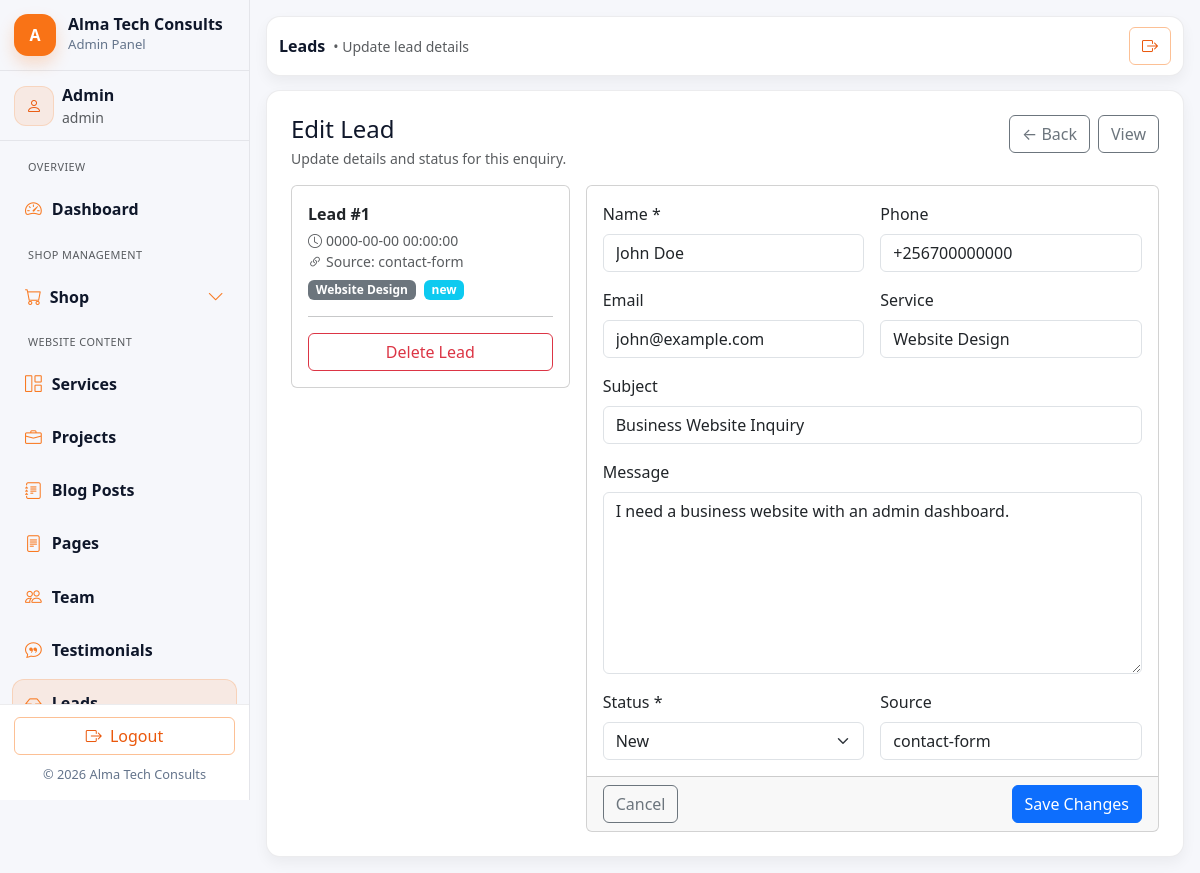
The app's page /admin/leads/edit.php?id=1 with its own data.
### tables this page shows
CREATE TABLE `leads` (
  `id` int(11) NOT NULL,
  `name` varchar(120) NOT NULL,
  `phone` varchar(50) NOT NULL,
  `email` varchar(120) DEFAULT '',
  `service` varchar(120) NOT NULL,
  `subject` varchar(200) DEFAULT '',
  `message` text NOT NULL,
  `status` enum('new','in_progress','closed') NOT NULL DEFAULT 'new',
  `source` varchar(100) NOT NULL DEFAULT 'website',
  `created_at` datetime NOT NULL,
  `updated_at` datetime DEFAULT NULL
);

### includes/helpers.php (called while the page is built, shortened)
<?php
if (!function_exists('h')) {
  function h($s): string {
    return htmlspecialchars((string)$s, ENT_QUOTES, 'UTF-8');
  }
}

### admin/leads/edit.php (the view, shortened to what this page needs)
<?php
require_once __DIR__ . '/../includes/admin_header.php';
require_once __DIR__ . '/../includes/admin_sidebar.php';
require_once __DIR__ . '/../../includes/helpers.php';
require_once __DIR__ . '/../../includes/db.php';
$db = $GLOBALS['db'] ?? $mysqli ?? null;
$id = (int)($_GET['id'] ?? 0);
$allowedStatus = ['new','contacted','won','lost','spam'];
$stmt = $db->prepare("
  SELECT id, name, phone, email, service, subject, message, status, source, created_at
  FROM leads
  WHERE id = ?
  LIMIT 1
");
$stmt->bind_param("i", $id);
$stmt->execute();
$stmt->bind_result($rid, $name, $phone, $email, $service, $subject, $message, $status, $source, $created_at);
$lead = null;
if ($stmt->fetch()) {
  $lead = [
    'id' => (int)$rid,
    'name' => (string)($name ?? ''),
    'phone' => (string)($phone ?? ''),
    'email' => (string)($email ?? ''),
    'service' => (string)($service ?? ''),
    'subject' => (string)($subject ?? ''),
    'message' => (string)($message ?? ''),
    'status' => (string)($status ?? 'new'),
    'source' => (string)($source ?? 'website'),
    'created_at' => (string)($created_at ?? ''),
  ];
}
?>
<div class="admin-main">
  <?php require_once __DIR__ . '/../includes/admin_topbar.php'; ?>
  <div class="admin-card p-4">
    <div class="d-flex flex-wrap justify-content-between align-items-start gap-2 mb-3">
      <div>
        <h4 class="mb-1">Edit Lead</h4>
        <div class="text-muted small">Update details and status for this enquiry.</div>
      </div>
      <div class="d-flex gap-2">
        <a class="btn btn-outline-secondary" href="list.php">← Back</a>
        <a class="btn btn-outline-secondary" href="view.php?id=<?= (int)$lead['id'] ?>">View</a>
      </div>
    </div>
    <div class="row g-3">
      <div class="col-12 col-lg-4">
        <div class="card">
          <div class="card-body">
            <div class="fw-semibold mb-1">Lead #<?= (int)$lead['id'] ?></div>
            <div class="small text-muted mb-2">
              <div><i class="bi bi-clock me-1"></i><?= h($lead['created_at']) ?></div>
              <div><i class="bi bi-link-45deg me-1"></i>Source: <?= h($lead['source'] ?: 'website') ?></div>
            </div>
            <div class="d-flex flex-wrap gap-2">
              <span class="badge bg-secondary"><?= h($lead['service'] ?: '-') ?></span>
              <span class="badge bg-info"><?= h($lead['status']) ?></span>
            </div>
            <hr>
            <form method="post" action="delete.php" onsubmit="return confirm('Delete this lead? This cannot be undone.');">
              <button class="btn btn-outline-danger w-100" type="submit">
                Delete Lead
              </button>
            </form>
          </div>
        </div>
      </div>
      <div class="col-12 col-lg-8">
        <form class="card" method="post" action="">
          <div class="card-body">
            <div class="row g-3">
              <div class="col-12 col-md-6">
                <label class="form-label">Name *</label>
                <input class="form-control" name="name" value="<?= h($lead['name']) ?>" required>
              </div>
              <div class="col-12 col-md-6">
                <label class="form-label">Phone</label>
                <input class="form-control" name="phone" value="<?= h($lead['phone']) ?>">
              </div>
              <div class="col-12 col-md-6">
                <label class="form-label">Email</label>
                <input class="form-control" name="email" value="<?= h($lead['email']) ?>">
              </div>
              <div class="col-12 col-md-6">
                <label class="form-label">Service</label>
                <input class="form-control" name="service" value="<?= h($lead['service']) ?>">
              </div>
              <div class="col-12">
                <label class="form-label">Subject</label>
                <input class="form-control" name="subject" value="<?= h($lead['subject']) ?>">
              </div>
              <div class="col-12">
                <label class="form-label">Message</label>
                <textarea class="form-control" name="message" rows="7"><?= h($lead['message']) ?></textarea>
              </div>
              <div class="col-12 col-md-6">
                <label class="form-label">Status *</label>
                <select class="form-select" name="status" required>
                  <?php foreach ($allowedStatus as $s): ?>
                    <option value="<?= h($s) ?>" <?= $lead['status']===$s?'selected':''; ?>>
                      <?= h(ucfirst($s)) ?>
                    </option>
                  <?php endforeach; ?>
                </select>
              </div>
              <div class="col-12 col-md-6">
                <label class="form-label">Source</label>
                <input class="form-control" name="source" value="<?= h($lead['source']) ?>" placeholder="website / contact-form / whatsapp / call">
              </div>
            </div>
          </div>
          <div class="card-footer d-flex justify-content-between">
            <a class="btn btn-outline-secondary" href="list.php">Cancel</a>
            <button class="btn btn-primary" type="submit">Save Changes</button>
          </div>
        </form>
      </div>
    </div>
  </div>
</div>
<?php require_once __DIR__ . '/../includes/admin_footer.php'; ?>

### assets/css/main.css (style rules this page uses)
:root { --orange-900:#c2410c; --orange-700:#ea580c; --orange-600:#f97316; --orange-500:#fb923c; --orange-400:#fdba74; --orange-200:#fed7aa; --orange-100:#ffedd5; --text:#0f172a; --muted:#64748b; --border:#e2e8f0; --bg-soft:#fff7ed; --transition-fast: 0.2s ease; --transition-smooth: 0.3s ease; --transition-bounce: 0.4s cubic-bezier(0.68, -0.55, 0.265, 1.55); }
html { scroll-behavior: smooth; }
body { color: var(--text); background: #ffffff; }
a { transition: color var(--transition-fast); color: var(--text); }
.form-control, .form-select { transition: all var(--transition-smooth); }

### assets/css/admin.css (style rules this page uses)
.admin-shell { background: #f6f7fb; min-height: 100vh; }
:root { --admin-radius: 14px; --admin-border: rgba(15, 23, 42, .08); --admin-shadow: 0 8px 18px rgba(2,6,23,.06); --admin-shadow-soft: 0 6px 14px rgba(2,6,23,.05); }
.admin-main { flex:1; padding: 16px; margin-left: 0; }
.admin-card { border: 1px solid var(--admin-border); border-radius: var(--admin-radius); background:#fff; box-shadow: var(--admin-shadow-soft); }
.admin-main { flex: 1 1 auto; min-width: 0; }
@media (min-width: 992px) { .admin-main { margin-left: 0 !important; } }

### records on screen
leads: id "1", created_at "0000-00-00 00:00:00", source "contact-form", service "Website Design", status "new", name "John Doe", phone "+256700000000", email "john@example.com", subject "Business Website Inquiry", message "I need a business website with an admin dashboard.", status "New"

### other values on screen
$admin['name'] "Admin"
$admin['role'] "admin"
$page_heading "Leads"
$page_subtitle "Update lead details"
